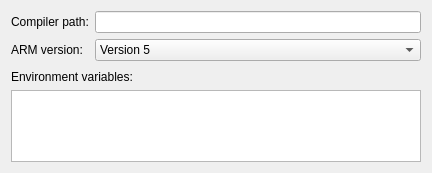
<?xml version="1.0" encoding="UTF-8"?>
<ui version="4.0">
 <class>Qt4ProjectManager::Internal::RvctToolChainConfigWidget</class>
 <widget class="QWidget" name="Qt4ProjectManager::Internal::RvctToolChainConfigWidget">
  <property name="geometry">
   <rect>
    <x>0</x>
    <y>0</y>
    <width>432</width>
    <height>173</height>
   </rect>
  </property>
  <property name="windowTitle">
   <string>Form</string>
  </property>
  <layout class="QGridLayout" name="gridLayout">
   <item row="0" column="0">
    <widget class="QLabel" name="label">
     <property name="text">
      <string>Compiler path:</string>
     </property>
    </widget>
   </item>
   <item row="0" column="1">
    <widget class="Utils::PathChooser" name="compilerPath"/>
   </item>
   <item row="1" column="0">
    <widget class="QLabel" name="label_2">
     <property name="text">
      <string>ARM version:</string>
     </property>
    </widget>
   </item>
   <item row="1" column="1">
    <widget class="QComboBox" name="versionComboBox">
     <item>
      <property name="text">
       <string>Version 5</string>
      </property>
     </item>
     <item>
      <property name="text">
       <string>Version 6</string>
      </property>
     </item>
    </widget>
   </item>
   <item row="2" column="0" colspan="2">
    <spacer name="verticalSpacer">
     <property name="orientation">
      <enum>Qt::Vertical</enum>
     </property>
     <property name="sizeType">
      <enum>QSizePolicy::Fixed</enum>
     </property>
     <property name="sizeHint" stdset="0">
      <size>
       <width>0</width>
       <height>3</height>
      </size>
     </property>
    </spacer>
   </item>
   <item row="3" column="0" colspan="2">
    <widget class="QLabel" name="label_3">
     <property name="text">
      <string>Environment variables:</string>
     </property>
    </widget>
   </item>
   <item row="4" column="0" colspan="2">
    <widget class="QTableView" name="environmentView"/>
   </item>
  </layout>
 </widget>
 <customwidgets>
  <customwidget>
   <class>Utils::PathChooser</class>
   <extends>QLineEdit</extends>
   <header>utils/pathchooser.h</header>
  </customwidget>
 </customwidgets>
 <resources/>
 <connections/>
</ui>
